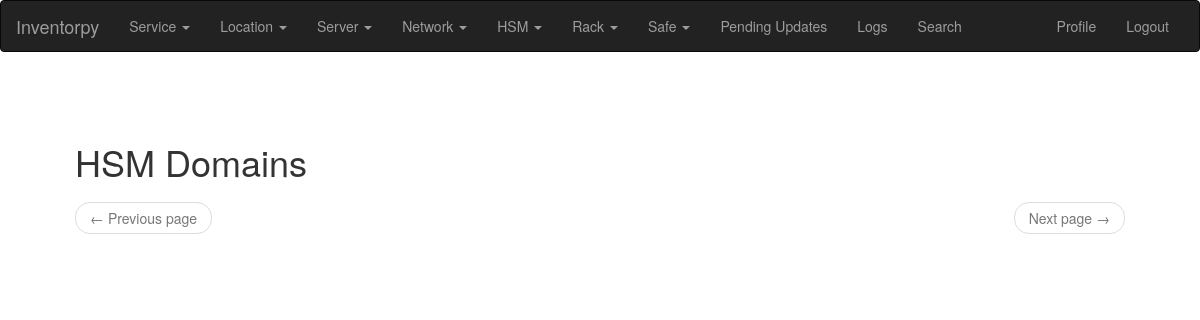
The app's page /hsm/domain/list/ (signed in), older data.
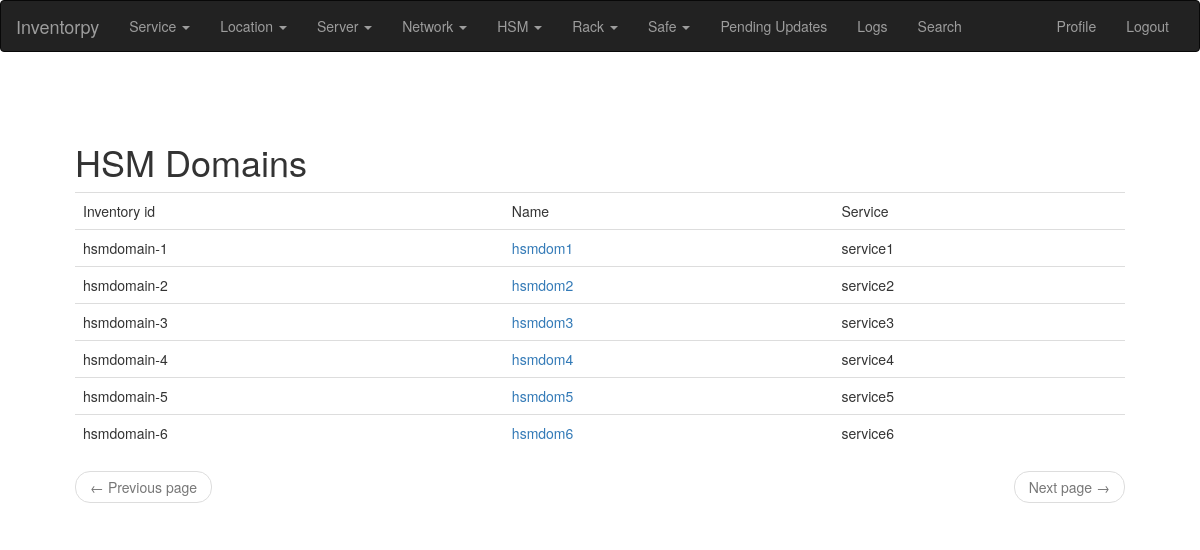
The same page, newer data.
### app/modules/hsm/models.py (models this page shows, shortened)
class HsmDomain(PaginatedAPIMixin, db.Model):
    __tablename__ = "hsm_domain"
    __searchable__ = ['name']
    id = db.Column(db.Integer, primary_key=True)
    name = db.Column(db.String(140), unique=True)
    service_id = db.Column(db.Integer, db.ForeignKey('service.id'))
    service = db.relationship('Service')
    def inventory_id(self):
        return '{}-{}'.format(self.__class__.__name__.lower(), self.id)

### app/models.py (models this page shows, shortened)
class PaginatedAPIMixin(object):
    @staticmethod
    def to_collection_dict(query, page, per_page, endpoint, **kwargs):
        resources = query.paginate(page, per_page, False)
        print("page: %s per_page: %s endpoint %s" % (page, per_page, endpoint))
        data = {
            'items': [item.to_dict() for item in resources.items],
            '_meta': {
                'page': page,
                'per_page': per_page,
                'total_pages': resources.pages,
                'total_items': resources.total
            },
            '_links': {
                'self': url_for(endpoint, id=id, page=page, per_page=per_page,
                                **kwargs),
                'next': url_for(endpoint, id=id, page=page + 1, per_page=per_page,
                                **kwargs) if resources.has_next else None,
                'prev': url_for(endpoint, id=id, page=page - 1, per_page=per_page,
                                **kwargs) if resources.has_prev else None
            }
        }
        return data

class Service(PaginatedAPIMixin, db.Model):
    __tablename__ = "service"
    __searchable__ = ['name']
    id = db.Column(db.Integer, primary_key=True)
    name = db.Column(db.String(140), unique=True)
    updated = db.Column(db.DateTime, index=True, default=datetime.utcnow)
    color = db.Column(db.String(140))
    users = db.relationship('User', secondary=service_user)
    manager = db.relationship('User', foreign_keys='Service.manager_id')
    manager_id = db.Column(db.Integer, db.ForeignKey('user.id'))

### app/modules/hsm/routes.py (the view)
@bp.route('/hsm/domain/list/', methods=['GET', 'POST'])
@login_required
def hsm_domain_list():
    page = request.args.get('page', 1, type=int)
    hsmdomains = HsmDomain.query.order_by(HsmDomain.name).paginate(
            page, current_app.config['POSTS_PER_PAGE'], False)
    next_url = url_for('main.hsm_domain_list', page=hsmdomains.next_num) \
        if hsmdomains.has_next else None
    prev_url = url_for('main.hsm_domain_list', page=hsmdomains.prev_num) \
        if hsmdomains.has_prev else None
    return render_template('hsm.html', title=_('HSM Domains'),
                           hsmdomains=hsmdomains.items, next_url=next_url,
                           prev_url=prev_url)

### app/main/routes.py (called while the page is built)
@bp.before_app_request
def before_request():
    if current_user.is_authenticated:
        current_user.last_seen = datetime.utcnow()
        db.session.commit()
    g.locale = str(get_locale())

### app/models.py (called while the page is built)
@login.user_loader
def load_user(id):
    print(f'regular user loaded for login userid: {id}')
    return User.query.get(int(id))

### app/templates/hsm.html (shortened to what this page needs)
{% extends "base.html" %}
{% import 'bootstrap/wtf.html' as wtf %}
{% block app_content %}
{% if hsmdomains %}
  <table class="table table-hover">
    <tr>
      <td>{{_('Inventory id')}}</td>
      <td>{{_('Name')}}</td>
      <td>{{_('Service')}}</td>
    </tr>
    {% for d in hsmdomains %}
      <tr>
        <td>  {{ d.inventory_id() }} </td>
        <td>
            <A HREF="{{url_for('main.hsm_domain_edit', domain=d.id)}}">
              {{ d.name }}
            </A>
        </td>
        <td>
            {{ d.service.name }}
        </td>
      </tr>
    {% endfor %}
  </table>
{% endif %}
    <nav aria-label="...">
        <ul class="pager">
            <li class="previous{% if not prev_url %} disabled{% endif %}">
                <a href="{{ prev_url or '#' }}">
                    <span aria-hidden="true">&larr;</span> {{ _('Previous page') }}
                </a>
            </li>
            <li class="next{% if not next_url %} disabled{% endif %}">
                <a href="{{ next_url or '#' }}">
                    {{ _('Next page') }} <span aria-hidden="true">&rarr;</span>
                </a>
            </li>
        </ul>
    </nav>
{% endblock %}

### app/templates/base.html (shortened to what this page needs)
{% extends 'bootstrap/base.html' %}
{% block navbar %}
<nav class="navbar navbar-inverse ">
 <div class="container-fluid">
   <div class="navbar-header">
     <a class="navbar-brand" href="/">Inventorpy</a>
   </div>
   {% if current_user.is_authenticated %}
  <div class="collapse navbar-collapse" id="myNavbar">
   <ul class="nav navbar-nav">
     <li class="dropdown">
         <a class="dropdown-toggle" data-toggle="dropdown" href="#">Service
         <span class="caret"></span></a>
     </li>
     <li class="dropdown">
         <a class="dropdown-toggle" data-toggle="dropdown" href="#">Location
         <span class="caret"></span></a>
     </li>
     <li class="dropdown">
         <a class="dropdown-toggle" data-toggle="dropdown" href="#">Server
         <span class="caret"></span></a>
     </li>
     <li class="dropdown">
         <a class="dropdown-toggle" data-toggle="dropdown" href="#">Network
         <span class="caret"></span></a>
     </li>
     <li class="dropdown">
         <a class="dropdown-toggle" data-toggle="dropdown" href="#">HSM
         <span class="caret"></span></a>
     </li>
     <li class="dropdown">
         <a class="dropdown-toggle" data-toggle="dropdown" href="#">Rack
         <span class="caret"></span></a>
     </li>
     <li class="dropdown">
         <a class="dropdown-toggle" data-toggle="dropdown" href="#">Safe
         <span class="caret"></span></a>
     </li>
     <li class="nav-item"><a href="{{ url_for('main.updates_list') }}">{{ _('Pending Updates') }}</a></li>
     <li class="nav-item"><a href="{{ url_for('main.logs_list') }}">{{ _('Logs') }}</a></li>
     <li class="nav-item"><a href="{{ url_for('main.search') }}">{{ _('Search') }}</a></li>
   </ul>
   {% endif %}
   <ul class="nav navbar-nav navbar-right">
       {% if current_user.is_anonymous %}
       <li class="nav-item"><a href="{{ url_for('auth.login') }}">{{ _('Login') }}</a></li>
       {% else %}
       <li class="nav-item"><a href="{{ url_for('main.user', username=current_user.username) }}">{{ _('Profile') }}</a></li>
       <li class="nav-item"><a href="{{ url_for('auth.logout') }}">{{ _('Logout') }}</a></li>
       {% endif %}
   </ul>
 </div>
</nav>
{% endblock %}
{% block content %}
    <div class="container-fluid" style="margin-left:5%;margin-right:5%;margin-top:70px">
        <h1> {% if title %} {{ title }} {% else %}{{ _('Welcome to Inventorpy') }}{% endif %}</h1>
        {% block app_content %}{% endblock %}
    </div>
{% endblock %}

Row changes from the older to the newer data that the page shows:
added HsmDomain: inventory_id "hsmdomain-1", name "hsmdom1", service.name "service1"
added HsmDomain: inventory_id "hsmdomain-2", name "hsmdom2", service.name "service2"
added HsmDomain: inventory_id "hsmdomain-3", name "hsmdom3", service.name "service3"
added HsmDomain: inventory_id "hsmdomain-4", name "hsmdom4", service.name "service4"
added HsmDomain: inventory_id "hsmdomain-5", name "hsmdom5", service.name "service5"
added HsmDomain: inventory_id "hsmdomain-6", name "hsmdom6", service.name "service6"
Text that changed along with them:
text now shown: "Inventory id Name Service"
